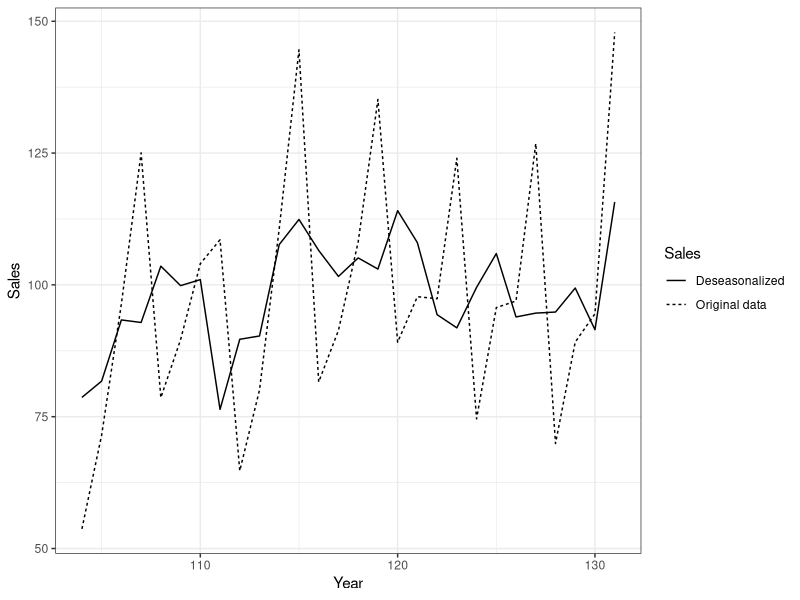
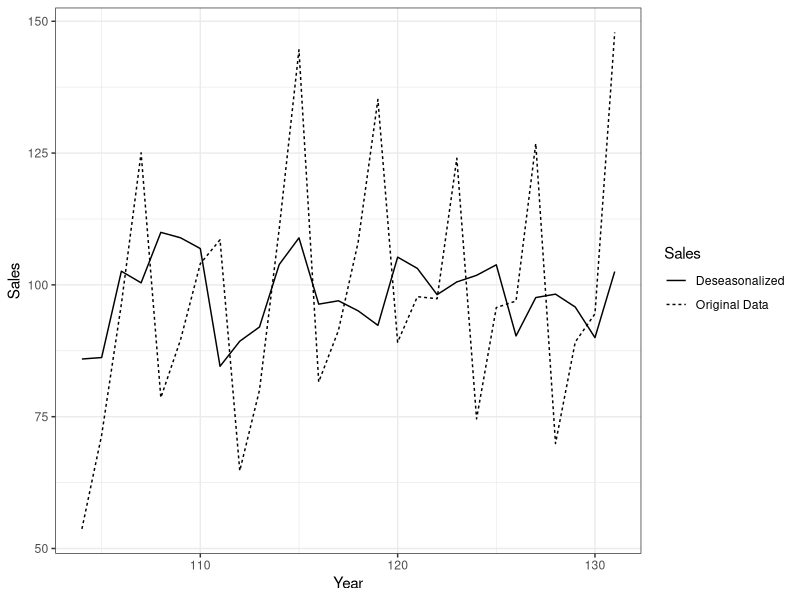

Write R code to recreate these figures, in order.
#' ---
#' title: "Econometrics by example"
#' author: Pavan Gurazada
#' output: github_document
#' ---
#' last update: Fri Mar 09 10:50:26 2018

library(foreign)
library(tidyverse)
library(caret)
library(boot)

set.seed(20130810)
theme_set(theme_bw())

#' Though heavily biased towards Linear Regression, Econometrics deals with
#' specifying the regression problems rooted on economic theory. The regression
#' coefficient estimates and the sign of these estimates are derived from
#' theoretical considerations. This is a unique playground and several
#' interesting examples of economic problems are presented in this book, which
#' we intend to replicate in R

#' *Example 1*

cps <- read.dta("data/gujrati-example/Stata/Table1_1.dta")
glimpse(cps)

tr_rows <- createDataPartition(cps$wage, p = 0.8, list = FALSE)
train_cps <- cps[tr_rows, ]
test_cps <- cps[-tr_rows, ]

lm_cps <- train(wage ~ female + nonwhite + union + education + exper,
                data = train_cps,
                method = "lm",
                trControl = trainControl(method = "repeatedcv",
                                         number = 10, 
                                         repeats = 5))
summary(lm_cps)
#' Rubbish R^2 - features are missing

lm_cps2 <- train(wage ~ female + nonwhite + union + education + exper + female:nonwhite,
                 data = train_cps,
                 method = "lm",
                 trControl = trainControl(method = "repeatedcv",
                                         number = 10,
                                         repeats = 5))
summary(lm_cps2)

lm_cps3 <- train(wage ~ female + nonwhite + union + education + exper + 
                        female:education + female:exper + nonwhite:education,
                 data = train_cps,
                 method = "lm",
                 trControl = trainControl(method = "repeatedcv",
                                         number = 10,
                                         repeats = 5))
summary(lm_cps3)

#' *Example 2*

cd_usa <- read.dta("data/gujrati-example/Stata/Table2_1.dta")
glimpse(cd_usa)

summary(lm(lnoutput ~ lnlabor + lncapital, data = cd_usa))

#' This produces a highly explanatory model for the output of the state,
#' dependent on the labor and capital as inputs
#' 
#' Since the sample size is small, a bootstrap might be used to circomvent the 
#' requirement of normality for standard errors

lm_stat <- function(data, i) {
  lm_model <- lm(lnoutput ~ lnlabor + lncapital, data[i, ])
  return(coef(lm_model))
}

boot_cb <- boot(cd_usa, statistic = lm_stat, R = 1000)

#' Running the restricted version of the regression

summary(lm(lnoutlab ~ lncaplab, data = cd_usa))

summary(lm(outputstar ~ laborstar + capitalstar, data = cd_usa))
cd_model1 <- train(scale(output) ~ labor + capital, 
                   data = cd_usa,
                   method = "lm",
                   preProcess = c("center", "scale"),
                   trControl = trainControl(method = "boot", number = 100))
summary(cd_model1)

#' *Example 3*

gdp_us <- read.dta("data/gujrati-example/Stata/Table2_5.dta")
glimpse(gdp_us)

summary(lm(lnrgdp ~ time, data = gdp_us))
summary(lm(rgdp ~ time + time2, data = gdp_us))
summary(lm(lnrgdp ~ time + time2, data = gdp_us))

#' *Example 4*

food_expend <- read.dta("data/gujrati-example/Stata/Table2_8.dta")
glimpse(food_expend)

summary(lm(sfdho ~ lnexpend, data = food_expend))
summary(lm(sfdho ~ I(1/expend), data = food_expend))
summary(lm(sfdho ~ expend + expend2, data = food_expend))

#' When there is little to choose between these two models in terms of R^2,
#' cross-validation might provide an answer for which model to choose. The model
#' with better predictive power wins

tr_rows <- createDataPartition(food_expend$sfdho, p = 0.8, list = FALSE)
food_expend_train <- food_expend[tr_rows, ]
food_expend_test <- food_expend[-tr_rows, ]

food_model1 <- train(sfdho ~ lnexpend, 
                     data = food_expend_train,
                     method = "lm",
                     preProcess = c("center", "scale"),
                     trControl = trainControl(method = "repeatedcv", 
                                              number = 10, 
                                              repeats = 5))
food_model2 <- train(sfdho ~ I(1/expend), 
                     data = food_expend_train,
                     method = "lm",
                     preProcess = c("center", "scale"),
                     trControl = trainControl(method = "repeatedcv", 
                                              number = 10, 
                                              repeats = 5))

food_model1
food_model2

#' model 1 is better. When multiple models fit the data closely, I tend to lean
#' towards the model that offers a richer interpetation, even if it has lesser
#' predictive power

#' *Example 5*

corruption <- read.dta("data/gujrati-example/Stata/Table2_18.dta")
glimpse(corruption)

corruption_model1 <- train(index ~ country + gdp_cap,
                           data = corruption,
                           method = "rf")
corruption_model1

corruption_model2 <- train(index ~ country * gdp_cap,
                           data = corruption,
                           method = "rf")
corruption_model2

#' *Example 6* Relationship between Gross Private Investments (GPI) and Gross
#' Personal Savings (GPS). How much of the savings do people tend to invest?

si_usa <- read.dta("data/gujrati-example/Stata/Table3_6.dta")
glimpse(si_usa)

summary(lm(gpi ~ gps, data = si_usa))

#' 1981-82 was the worst recession for peace-time US. We can include this as a
#' structural dummy using the variable recession81 = 1 for observations beyond
#' 81 and 0 otherwise

summary(lm(gpi ~ gps + recession81, data = si_usa))
summary(lm(gpi ~ gps + recession81 + gpsrec81, data = si_usa))

#' Results dont tally with the book but an interesting application of dummy
#' variables to detect structural changes. This is especially true for
#' time-series

#' *Example 7*
#' Deseasonalizing trends with dummy variables

sales_data <- read.dta("data/gujrati-example/Stata/Table3_10.dta")
glimpse(sales_data)

summary(sales_model <- lm(sales ~ d2 + d3 + d4, data = sales_data))

(sales_data$sales_adj <- mean(sales_data$sales) + residuals(sales_model))

dev.new()
ggplot(data = sales_data, aes(x = yearq, y = sales)) +
  geom_line(aes(linetype = "Original data")) +
  geom_line(aes(y = sales_adj, linetype = "Deseasonalized")) +
  labs(x = "Year",
       y = "Sales",
       linetype = "Sales")

#' As can be seen in the plot above, some of the variation in sales is
#' attributed to the variation due to the demand associated with change in
#' quarters. The underlying pattern beyond this seasonal variation can be
#' explored using this kind of a regression analysis.

summary(sales_model2 <- lm(sales ~ rpdi + conf + d2 + d3 + d4, 
                           data = sales_data))

sales_data$sales_adj <- mean(sales_data$sales) + residuals(sales_model2)

ggplot(data = sales_data, aes(x = yearq)) +
  geom_line(aes(y = sales, linetype = "Original Data")) +
  geom_line(aes(y = sales_adj, linetype = "Deseasonalized")) +
  labs(x = "Year",
       y = "Sales",
       linetype = "Sales")

summary(sales_model3 <- lm(sales ~ rpdi + conf + d2 + d3 + d4 + 
                                   d2:rpdi + d3:rpdi + d4:rpdi +
                                   d2:conf + d3:conf + d4:conf,
                           data = sales_data))

#' From the above table, the lack of significance of the coefficients show that
#' there is no seasonal variation in rpdi and conf

summary(sales_model4 <- lm(log(sales) ~ rpdi + conf + d2 + d3 + d4, 
                           data = sales_data))

#' Verifying Frisch-Waugh theorem

summary(s1 <- lm(sales ~ d2 + d3 + d4, data = sales_data))
summary(s2 <- lm(rpdi ~ d2 + d3 + d4, data = sales_data))
summary(s3 <- lm(conf ~ d2 + d3 + d4, data = sales_data))

rs1 <- residuals(s1)
rs2 <- residuals(s2)
rs3 <- residuals(s3)

summary(lm(rs1 ~ rs2 + rs3 - 1))
summary(lm(sales ~ rpdi + conf + d2 + d3 + d4, data = sales_data))

#' As can be seen from these regression outputs, the coefficients of rs2 and rs3
#' in the first regression and rpdi and conf in the second regression are the
#' same. This is nice since you do not need to account for seasonal variations
#' in the outcome and the predictors individually. Usage of dummies achieves two
#' tasks at once

summary(lm(sales ~ rpdi + conf + d2 + d3 + d4 + trend, data = sales_data))

#' *Example 8*
#' 

diabetes_data <- read.dta("data/gujrati-example/Stata/Table3_19.dta")
glimpse(diabetes_data)

summary(lm(diabetes ~ ban * sugar_sweet_cap, diabetes_data))

#' *Example 9*
#' Dependence of working women's hours of work; data is collected for 753 women
#' in 1975

wwmn_data <- read.dta("data/gujrati-example/Stata/Table4_4.dta")
glimpse(wwmn_data)

summary(w_model1 <- lm(hours ~ age + educ + exper + faminc + fathereduc + hage + 
                               heduc + hhours + hwage + kids618 + kidsl6 + wage 
                               + mothereduc + mtr + unemployment, 
                       data = wwmn_data))

w_corrs <- wwmn_data %>% select(-hours) %>% cor()

bad_preds <- findCorrelation(w_corrs, cutoff = 0.75, verbose = TRUE)

wwmn_cleaned <- wwmn_data %>% select(-hours) %>% 
                              select(-bad_preds) %>%
                              mutate(hours = wwmn_data$hours)
glimpse(wwmn_cleaned)

summary(w_model2 <- lm(hours ~ educ + exper + faminc + fathereduc + hage + 
                               heduc + hhours + hwage + kids618 + kidsl6 + wage 
                               + mothereduc + unemployment, 
                       data = wwmn_cleaned))

#' Often number of variables in econometric studies are handpicked and hence
#' multicollinearity should not be a reason for exclusion. There should be valid
#' arguments that drive that decision. This is a very subjective call dependent 
#' on the information available to the analyst

summary(w_model3 <- lm(hours ~ age + educ + exper + faminc + hhours + hwage + 
                               kidsl6 + wage + mtr + unemployment, 
                       data = wwmn_data))

#' *Example 10*

manpower <- read.dta("data/gujrati-example/Stata/Table4_11.dta")
glimpse(manpower)

x_corr <- manpower %>% select(-y) %>% cor()
findCorrelation(x_corr, cutoff = 0.75, verbose = TRUE, names = TRUE)

#' *Example 11*
#' What factors determine abortion rate across the 50 states in USA?

abortion_data <- read.dta("data/gujrati-example/Stata/Table5_1.dta")
glimpse(abortion_data)



